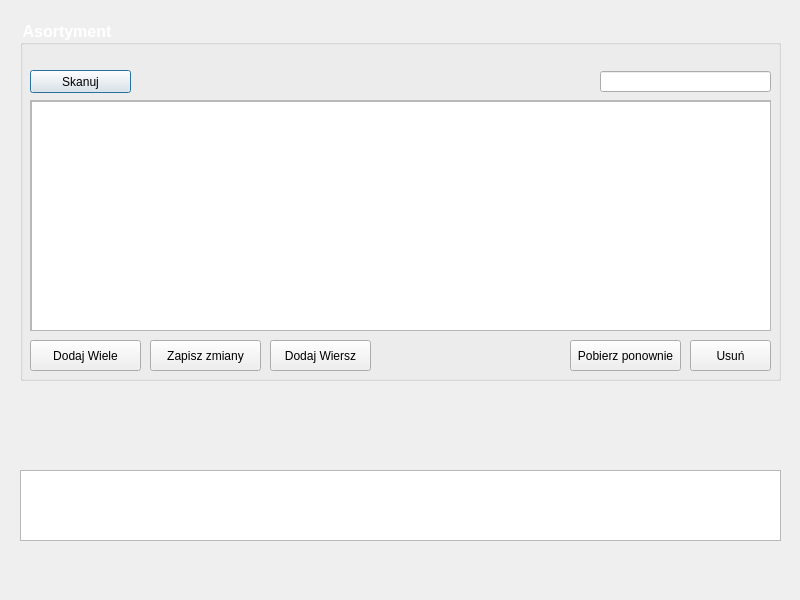
<?xml version="1.0" encoding="UTF-8"?>
<ui version="4.0">
 <class>magazynWindow</class>
 <widget class="QDialog" name="magazynWindow">
  <property name="geometry">
   <rect>
    <x>0</x>
    <y>0</y>
    <width>800</width>
    <height>600</height>
   </rect>
  </property>
  <property name="windowTitle">
   <string>ShoppedOUT - Magazyn</string>
  </property>
  <property name="styleSheet">
   <string notr="true">#magazynWindow {border-image: url(:/img/Img/bg_dark.jpg);}</string>
  </property>
  <widget class="QGroupBox" name="asortymentBox">
   <property name="geometry">
    <rect>
     <x>20</x>
     <y>20</y>
     <width>761</width>
     <height>361</height>
    </rect>
   </property>
   <property name="font">
    <font>
     <family>Arial</family>
     <pointsize>12</pointsize>
     <weight>75</weight>
     <bold>true</bold>
    </font>
   </property>
   <property name="styleSheet">
    <string notr="true">#asortymentBox {color:white}</string>
   </property>
   <property name="title">
    <string>Asortyment</string>
   </property>
   <widget class="QScrollArea" name="scrollArea">
    <property name="geometry">
     <rect>
      <x>10</x>
      <y>80</y>
      <width>741</width>
      <height>231</height>
     </rect>
    </property>
    <property name="widgetResizable">
     <bool>true</bool>
    </property>
    <widget class="QWidget" name="scrollAreaWidgetContents">
     <property name="geometry">
      <rect>
       <x>0</x>
       <y>0</y>
       <width>739</width>
       <height>229</height>
      </rect>
     </property>
     <widget class="QTableWidget" name="asortyment">
      <property name="geometry">
       <rect>
        <x>0</x>
        <y>0</y>
        <width>741</width>
        <height>231</height>
       </rect>
      </property>
      <property name="styleSheet">
       <string notr="true"/>
      </property>
     </widget>
    </widget>
   </widget>
   <widget class="QPushButton" name="pushButton">
    <property name="geometry">
     <rect>
      <x>10</x>
      <y>50</y>
      <width>101</width>
      <height>23</height>
     </rect>
    </property>
    <property name="text">
     <string>Skanuj</string>
    </property>
   </widget>
   <widget class="QLineEdit" name="szukajField">
    <property name="geometry">
     <rect>
      <x>580</x>
      <y>51</y>
      <width>171</width>
      <height>21</height>
     </rect>
    </property>
    <property name="focusPolicy">
     <enum>Qt::WheelFocus</enum>
    </property>
   </widget>
   <widget class="QPushButton" name="pushButton_2">
    <property name="geometry">
     <rect>
      <x>10</x>
      <y>320</y>
      <width>111</width>
      <height>31</height>
     </rect>
    </property>
    <property name="text">
     <string>Dodaj Wiele</string>
    </property>
   </widget>
   <widget class="QPushButton" name="pushButton_3">
    <property name="geometry">
     <rect>
      <x>670</x>
      <y>320</y>
      <width>81</width>
      <height>31</height>
     </rect>
    </property>
    <property name="text">
     <string>Usuń</string>
    </property>
   </widget>
   <widget class="QPushButton" name="pushButton_4">
    <property name="geometry">
     <rect>
      <x>130</x>
      <y>320</y>
      <width>111</width>
      <height>31</height>
     </rect>
    </property>
    <property name="text">
     <string>Zapisz zmiany</string>
    </property>
   </widget>
   <widget class="QPushButton" name="pushButton_5">
    <property name="geometry">
     <rect>
      <x>550</x>
      <y>320</y>
      <width>111</width>
      <height>31</height>
     </rect>
    </property>
    <property name="text">
     <string>Pobierz ponownie</string>
    </property>
   </widget>
   <widget class="QPushButton" name="pushButton_6">
    <property name="geometry">
     <rect>
      <x>250</x>
      <y>320</y>
      <width>101</width>
      <height>31</height>
     </rect>
    </property>
    <property name="text">
     <string>Dodaj Wiersz</string>
    </property>
   </widget>
  </widget>
  <widget class="QLabel" name="StanPolaczenia">
   <property name="geometry">
    <rect>
     <x>20</x>
     <y>555</y>
     <width>381</width>
     <height>31</height>
    </rect>
   </property>
   <property name="font">
    <font>
     <family>Arial</family>
     <pointsize>12</pointsize>
     <weight>75</weight>
     <bold>true</bold>
    </font>
   </property>
   <property name="text">
    <string/>
   </property>
  </widget>
  <widget class="QTextEdit" name="test">
   <property name="geometry">
    <rect>
     <x>20</x>
     <y>470</y>
     <width>761</width>
     <height>71</height>
    </rect>
   </property>
  </widget>
 </widget>
 <resources/>
 <connections/>
</ui>
